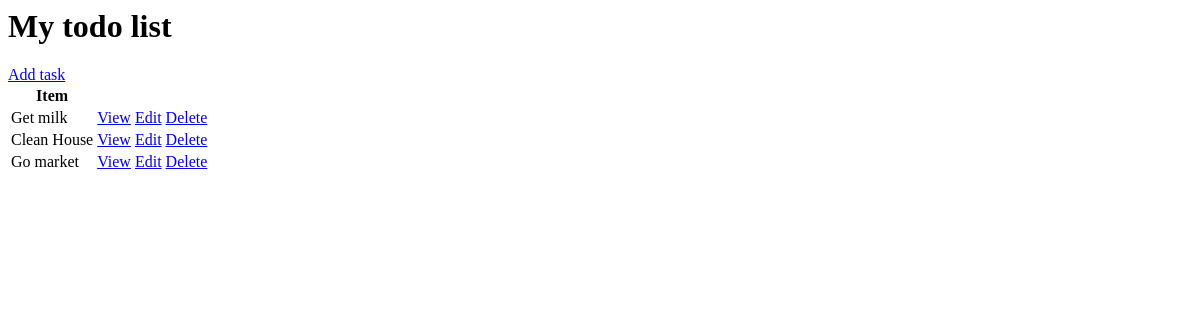
Before: / with the older database file.
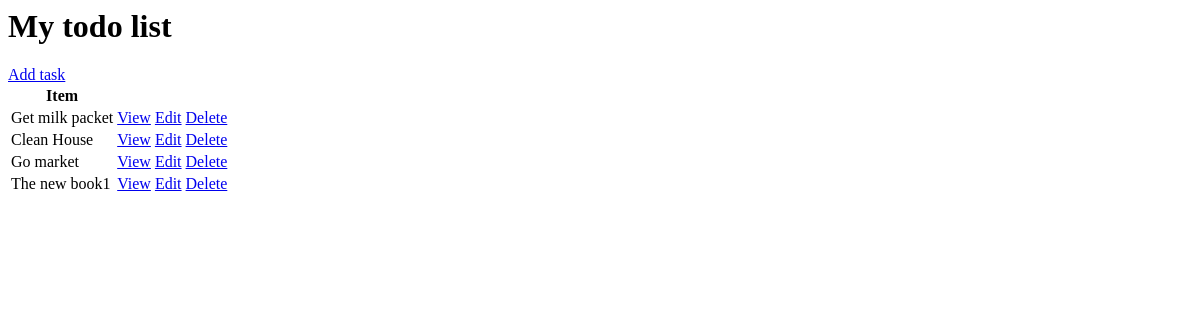
After: the same page with the newer database file.
### xyz/models.py (models this page shows, shortened)
class Task(models.Model):
    user= models.ForeignKey(User, on_delete=models.CASCADE, null=True, blank=True)
    title=models.CharField(max_length=200)
    description=models.TextField(null=True, blank=True)
    complete=models.BooleanField(default=False)
    created=models.DateTimeField(auto_now_add=True)
    class Meta:
        ordering= ['complete']

### xyz/views.py (the view)
# urls.py: path('',TaskList.as_view(), name='tasks'),
class TaskList(ListView):
    model=Task
    context_object_name='tasks'

### templates/xyz/task_list.html (shortened to what this page needs)
<h1> My todo list </h1>
<a href="{% url 'task-create' %}">Add task</a>
<table>
    <tr>
        <th>Item</th>
        <th></th>
        <th></th>
    </tr>
    {% for task in tasks %}
    <tr>
        <td>{{task.title}}</td>
        <td><a href="{% url 'task' task.id %}">View</a></td>
        <td><a href="{% url 'task-update' task.id %}">Edit</a></td>
        <td><a href="{% url 'task-delete' task.id %}">Delete<a></td>
    </tr>
    {% empty %}
    <h3> No items in the List</h3>
    {% endfor %}
</table>

Changed rows visible on the page:
changed Task: title "Get milk" → "Get milk packet"
added Task: title "The new book1"
